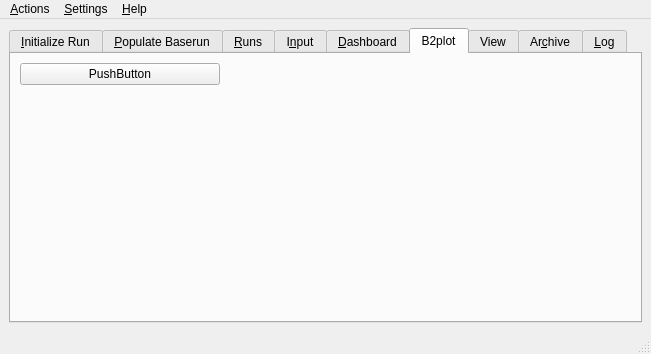
<?xml version="1.0" encoding="UTF-8"?>
<ui version="4.0">
 <author>Leon Kos</author>
 <class>MainWindow</class>
 <widget class="QMainWindow" name="MainWindow">
  <property name="enabled">
   <bool>true</bool>
  </property>
  <property name="geometry">
   <rect>
    <x>0</x>
    <y>0</y>
    <width>651</width>
    <height>354</height>
   </rect>
  </property>
  <property name="sizePolicy">
   <sizepolicy hsizetype="Expanding" vsizetype="Expanding">
    <horstretch>0</horstretch>
    <verstretch>0</verstretch>
   </sizepolicy>
  </property>
  <property name="windowTitle">
   <string>SOLPS-ITER</string>
  </property>
  <widget class="QWidget" name="centralwidget">
   <layout class="QGridLayout" name="gridLayout_8">
    <item row="0" column="1">
     <widget class="QTabWidget" name="tabWidget">
      <property name="sizePolicy">
       <sizepolicy hsizetype="Expanding" vsizetype="Expanding">
        <horstretch>0</horstretch>
        <verstretch>0</verstretch>
       </sizepolicy>
      </property>
      <property name="currentIndex">
       <number>5</number>
      </property>
      <widget class="QWidget" name="tab">
       <attribute name="title">
        <string>&amp;Initialize Run</string>
       </attribute>
       <layout class="QGridLayout" name="gridLayout_2">
        <item row="2" column="0" colspan="2">
         <widget class="QLabel" name="label_2">
          <property name="text">
           <string>Sequence name:</string>
          </property>
         </widget>
        </item>
        <item row="2" column="2">
         <widget class="QLineEdit" name="lineEditSequenceName">
          <property name="text">
           <string>test</string>
          </property>
         </widget>
        </item>
        <item row="2" column="3" rowspan="4">
         <widget class="QPlainTextEdit" name="plainTextEditScript">
          <property name="enabled">
           <bool>false</bool>
          </property>
          <property name="plainText">
           <string>for i in range(10):
   print(&quot;run_%02d&quot; % i)</string>
          </property>
         </widget>
        </item>
        <item row="5" column="0" colspan="3">
         <widget class="QLabel" name="label_4">
          <property name="text">
           <string>Sequence description</string>
          </property>
         </widget>
        </item>
        <item row="6" column="0" colspan="4">
         <widget class="QPlainTextEdit" name="plainTextEdit">
          <property name="plainText">
           <string>This defines the directory structure ${SOLPS_ROOT}/runs/test and optional one or multiple levels of parameter scan subdirectories.</string>
          </property>
         </widget>
        </item>
        <item row="0" column="0">
         <widget class="QLabel" name="label">
          <property name="text">
           <string>Device template:</string>
          </property>
         </widget>
        </item>
        <item row="0" column="3">
         <widget class="QCommandLinkButton" name="initializeRuns">
          <property name="text">
           <string>Initialize Run(s)</string>
          </property>
         </widget>
        </item>
        <item row="3" column="0">
         <widget class="QCheckBox" name="checkBoxParameterScan">
          <property name="text">
           <string>Parameter scan</string>
          </property>
         </widget>
        </item>
        <item row="3" column="2">
         <widget class="QLabel" name="label_5">
          <property name="text">
           <string>Sequence script:</string>
          </property>
         </widget>
        </item>
        <item row="0" column="1" colspan="2">
         <widget class="QComboBox" name="comboBox">
          <property name="currentText">
           <string>ITER</string>
          </property>
          <item>
           <property name="text">
            <string>ITER</string>
           </property>
          </item>
          <item>
           <property name="text">
            <string>AUG</string>
           </property>
          </item>
          <item>
           <property name="text">
            <string>JET</string>
           </property>
          </item>
          <item>
           <property name="text">
            <string>COMPASS</string>
           </property>
          </item>
          <item>
           <property name="text">
            <string>MAST-U</string>
           </property>
          </item>
         </widget>
        </item>
       </layout>
      </widget>
      <widget class="QWidget" name="tab_2">
       <attribute name="title">
        <string>&amp;Populate Baserun</string>
       </attribute>
       <layout class="QGridLayout" name="gridLayout_3">
        <item row="0" column="0">
         <widget class="QGroupBox" name="groupBox">
          <property name="title">
           <string>Step 1</string>
          </property>
          <widget class="QPushButton" name="pushButton">
           <property name="geometry">
            <rect>
             <x>10</x>
             <y>30</y>
             <width>101</width>
             <height>31</height>
            </rect>
           </property>
           <property name="text">
            <string>Run DivGeo</string>
           </property>
          </widget>
         </widget>
        </item>
        <item row="0" column="1" colspan="2">
         <widget class="QGroupBox" name="groupBox_2">
          <property name="title">
           <string>Step 2</string>
          </property>
          <widget class="QPushButton" name="pushButton_2">
           <property name="geometry">
            <rect>
             <x>70</x>
             <y>30</y>
             <width>111</width>
             <height>31</height>
            </rect>
           </property>
           <property name="text">
            <string>Create Mesh</string>
           </property>
          </widget>
          <widget class="QComboBox" name="comboBox_2">
           <property name="geometry">
            <rect>
             <x>120</x>
             <y>70</y>
             <width>72</width>
             <height>22</height>
            </rect>
           </property>
           <item>
            <property name="text">
             <string>Carre</string>
            </property>
           </item>
           <item>
            <property name="text">
             <string>Carre2</string>
            </property>
           </item>
          </widget>
          <widget class="QLabel" name="label_6">
           <property name="geometry">
            <rect>
             <x>10</x>
             <y>70</y>
             <width>101</width>
             <height>21</height>
            </rect>
           </property>
           <property name="text">
            <string>Mesh generator</string>
           </property>
          </widget>
         </widget>
        </item>
        <item row="0" column="3">
         <widget class="QGroupBox" name="groupBox_3">
          <property name="title">
           <string>Step 3</string>
          </property>
          <widget class="QPushButton" name="pushButton_3">
           <property name="geometry">
            <rect>
             <x>20</x>
             <y>30</y>
             <width>81</width>
             <height>31</height>
            </rect>
           </property>
           <property name="text">
            <string>Run UINP</string>
           </property>
          </widget>
         </widget>
        </item>
        <item row="1" column="0" rowspan="3" colspan="2">
         <widget class="QGroupBox" name="groupBox_4">
          <property name="title">
           <string>EIRENE</string>
          </property>
          <widget class="QPushButton" name="pushButton_4">
           <property name="geometry">
            <rect>
             <x>10</x>
             <y>40</y>
             <width>81</width>
             <height>22</height>
            </rect>
           </property>
           <property name="text">
            <string>Run TRIA</string>
           </property>
          </widget>
          <widget class="QPushButton" name="pushButton_5">
           <property name="geometry">
            <rect>
             <x>110</x>
             <y>40</y>
             <width>101</width>
             <height>22</height>
            </rect>
           </property>
           <property name="text">
            <string>Check Mesh</string>
           </property>
          </widget>
          <widget class="QCheckBox" name="checkBox">
           <property name="geometry">
            <rect>
             <x>50</x>
             <y>-1</y>
             <width>85</width>
             <height>16</height>
            </rect>
           </property>
           <property name="text">
            <string>Enable</string>
           </property>
          </widget>
         </widget>
        </item>
        <item row="1" column="2" colspan="2">
         <widget class="QPushButton" name="pushButton_6">
          <property name="text">
           <string>Transport coefficients</string>
          </property>
         </widget>
        </item>
        <item row="2" column="2" colspan="2">
         <widget class="QPushButton" name="pushButton_7">
          <property name="text">
           <string>Boundary Conditions</string>
          </property>
         </widget>
        </item>
        <item row="3" column="2">
         <widget class="QLabel" name="label_3">
          <property name="text">
           <string>Topology:</string>
          </property>
         </widget>
        </item>
        <item row="3" column="3">
         <widget class="QComboBox" name="comboBox_3">
          <item>
           <property name="text">
            <string>Single Null</string>
           </property>
          </item>
          <item>
           <property name="text">
            <string>Double Null</string>
           </property>
          </item>
         </widget>
        </item>
       </layout>
      </widget>
      <widget class="QWidget" name="tab_Runs">
       <attribute name="title">
        <string>&amp;Runs</string>
       </attribute>
       <layout class="QGridLayout" name="gridLayout">
        <item row="0" column="0">
         <widget class="QPushButton" name="pushButton_Import">
          <property name="enabled">
           <bool>false</bool>
          </property>
          <property name="toolTip">
           <string>Imports existing run from elsewhere (with possible conversion) and puts it under selected tree.</string>
          </property>
          <property name="text">
           <string>Import</string>
          </property>
         </widget>
        </item>
        <item row="0" column="1">
         <widget class="QPushButton" name="pushButton_Archive">
          <property name="enabled">
           <bool>false</bool>
          </property>
          <property name="toolTip">
           <string>Moves the selected tree into Archive</string>
          </property>
          <property name="text">
           <string>Archive</string>
          </property>
         </widget>
        </item>
        <item row="0" column="2">
         <widget class="QPushButton" name="pushButton_Run">
          <property name="enabled">
           <bool>false</bool>
          </property>
          <property name="toolTip">
           <string>Starts the run with the method selected in Preferences</string>
          </property>
          <property name="text">
           <string>Run</string>
          </property>
         </widget>
        </item>
        <item row="0" column="3">
         <widget class="QPushButton" name="pushButton_Stop">
          <property name="enabled">
           <bool>false</bool>
          </property>
          <property name="toolTip">
           <string>Creates b2mn.exe.dir/.quit that
should eventually stop the run.</string>
          </property>
          <property name="text">
           <string>Stop</string>
          </property>
         </widget>
        </item>
        <item row="0" column="4">
         <widget class="QPushButton" name="pushButton_Continue">
          <property name="enabled">
           <bool>false</bool>
          </property>
          <property name="toolTip">
           <string>Copies b2fstate to b2fstati
and starts the run</string>
          </property>
          <property name="text">
           <string>Continue</string>
          </property>
         </widget>
        </item>
        <item row="0" column="5">
         <widget class="QPushButton" name="pushButton_Edit">
          <property name="enabled">
           <bool>false</bool>
          </property>
          <property name="text">
           <string>Edit</string>
          </property>
         </widget>
        </item>
        <item row="1" column="0">
         <widget class="QComboBox" name="comboBoxRunFilterType"/>
        </item>
        <item row="1" column="1" colspan="2">
         <widget class="QCheckBox" name="filterCaseSensitivityCheckBox">
          <property name="text">
           <string>Case sensitive filter</string>
          </property>
         </widget>
        </item>
        <item row="1" column="3" colspan="2">
         <widget class="QLineEdit" name="lineEditRunFilter">
          <property name="text">
           <string/>
          </property>
         </widget>
        </item>
        <item row="1" column="5">
         <widget class="QPushButton" name="pushButton_Filter">
          <property name="text">
           <string>Filter</string>
          </property>
         </widget>
        </item>
        <item row="2" column="0" colspan="6">
         <widget class="QTreeView" name="treeViewRuns">
          <property name="dragEnabled">
           <bool>false</bool>
          </property>
          <property name="alternatingRowColors">
           <bool>true</bool>
          </property>
          <property name="textElideMode">
           <enum>Qt::ElideRight</enum>
          </property>
         </widget>
        </item>
       </layout>
      </widget>
      <widget class="QWidget" name="tab_Input">
       <attribute name="title">
        <string>I&amp;nput</string>
       </attribute>
       <layout class="QGridLayout" name="gridLayout_7">
        <item row="0" column="0">
         <widget class="SolpsInput" name="solpsinput"/>
        </item>
       </layout>
      </widget>
      <widget class="QWidget" name="tab_4">
       <attribute name="title">
        <string>&amp;Dashboard</string>
       </attribute>
       <layout class="QGridLayout" name="gridLayout_9">
        <item row="0" column="3" rowspan="2">
         <layout class="QGridLayout" name="gridLayout_10">
          <item row="1" column="1">
           <layout class="QHBoxLayout" name="horizontalLayout_2">
            <item>
             <widget class="SolpsPlots" name="solpsplots">
              <property name="inputMethodHints">
               <set>Qt::ImhNone</set>
              </property>
              <property name="currentIndex">
               <number>-1</number>
              </property>
              <property name="frame">
               <bool>false</bool>
              </property>
             </widget>
            </item>
            <item>
             <widget class="QPushButton" name="pushButton_9">
              <property name="maximumSize">
               <size>
                <width>100</width>
                <height>16777215</height>
               </size>
              </property>
              <property name="text">
               <string>Plot</string>
              </property>
             </widget>
            </item>
           </layout>
          </item>
          <item row="0" column="1">
           <widget class="Gnuplot" name="gnuplot">
            <property name="sizePolicy">
             <sizepolicy hsizetype="Expanding" vsizetype="Expanding">
              <horstretch>0</horstretch>
              <verstretch>0</verstretch>
             </sizepolicy>
            </property>
            <property name="runDir" stdset="0">
             <string>/home/ITER/kosl/solps-iter/runs/AUG_16151_D/run1</string>
            </property>
            <property name="solpsPlotCommand">
             <string>energy_analysis</string>
            </property>
           </widget>
          </item>
         </layout>
        </item>
        <item row="2" column="1" colspan="3">
         <widget class="QLabel" name="label_7">
          <property name="text">
           <string>Please select current run in the Runs tab.</string>
          </property>
          <property name="wordWrap">
           <bool>true</bool>
          </property>
         </widget>
        </item>
        <item row="2" column="0">
         <widget class="Director" name="director">
          <property name="toolTip">
           <string>Director for emiting selected run</string>
          </property>
          <property name="whatsThis">
           <string>This widget receives a selected run and directs    it further in various ways depending on the Check state.   </string>
          </property>
          <property name="text">
           <string>Director</string>
          </property>
          <property name="checked">
           <bool>true</bool>
          </property>
          <property name="tristate">
           <bool>false</bool>
          </property>
         </widget>
        </item>
        <item row="1" column="2">
         <widget class="QPushButton" name="pushButton_10">
          <property name="text">
           <string>Run tcsh</string>
          </property>
         </widget>
        </item>
        <item row="0" column="0" colspan="3">
         <widget class="Tcsh" name="tcsh">
          <property name="maximumSize">
           <size>
            <width>300</width>
            <height>16777215</height>
           </size>
          </property>
          <property name="font">
           <font>
            <pointsize>7</pointsize>
           </font>
          </property>
          <property name="tcshCommand">
           <string>b2fstate_OK</string>
          </property>
          <property name="solpsTop" stdset="0">
           <string/>
          </property>
         </widget>
        </item>
        <item row="1" column="0" colspan="2">
         <widget class="QLineEdit" name="lineEdit">
          <property name="maximumSize">
           <size>
            <width>202</width>
            <height>16777215</height>
           </size>
          </property>
          <property name="text">
           <string>b2fstate_OK</string>
          </property>
         </widget>
        </item>
       </layout>
      </widget>
      <widget class="QWidget" name="tab_15">
       <attribute name="title">
        <string>B2plot</string>
       </attribute>
       <layout class="QGridLayout" name="gridLayout_11">
        <item row="0" column="0">
         <widget class="QPushButton" name="pushButton_8">
          <property name="text">
           <string>PushButton</string>
          </property>
         </widget>
        </item>
        <item row="0" column="1" rowspan="2">
         <widget class="B2plot" name="b2plot">
          <property name="b2plotCommand">
           <string>echo phys a4p ti te m/ surf | b2plot</string>
          </property>
         </widget>
        </item>
        <item row="0" column="2" rowspan="2">
         <widget class="B2plot" name="b2plot_2">
          <property name="b2plotCommand">
           <string>echo comp a4p te surf | b2plot</string>
          </property>
         </widget>
        </item>
        <item row="1" column="0">
         <spacer name="verticalSpacer">
          <property name="orientation">
           <enum>Qt::Vertical</enum>
          </property>
          <property name="sizeHint" stdset="0">
           <size>
            <width>20</width>
            <height>215</height>
           </size>
          </property>
         </spacer>
        </item>
       </layout>
      </widget>
      <widget class="QWidget" name="tab_3">
       <attribute name="title">
        <string>View</string>
       </attribute>
       <layout class="QGridLayout" name="gridLayout_4">
        <item row="0" column="0">
         <widget class="SolpsInput" name="solpsview">
          <property name="currentIndex">
           <number>0</number>
          </property>
          <widget class="QWidget" name="tab_14">
           <attribute name="title">
            <string>b2mn.prt</string>
           </attribute>
          </widget>
          <widget class="QWidget" name="tab_7">
           <attribute name="title">
            <string>run.log</string>
           </attribute>
          </widget>
          <widget class="QWidget" name="tab_10">
           <attribute name="title">
            <string>run.log.gz</string>
           </attribute>
          </widget>
          <widget class="QWidget" name="tab_11">
           <attribute name="title">
            <string>b2fgmtry</string>
           </attribute>
          </widget>
          <widget class="QWidget" name="tab_8">
           <attribute name="title">
            <string>b2fstati</string>
           </attribute>
          </widget>
          <widget class="QWidget" name="tab_13">
           <attribute name="title">
            <string>b2fpardf</string>
           </attribute>
          </widget>
          <widget class="QWidget" name="tab_12">
           <attribute name="title">
            <string>b2frates</string>
           </attribute>
          </widget>
          <widget class="QWidget" name="tab_9">
           <attribute name="title">
            <string>b2fstate</string>
           </attribute>
          </widget>
         </widget>
        </item>
       </layout>
      </widget>
      <widget class="QWidget" name="tab_5">
       <attribute name="title">
        <string>Ar&amp;chive</string>
       </attribute>
       <layout class="QGridLayout" name="gridLayout_5">
        <item row="0" column="1">
         <spacer name="horizontalSpacer">
          <property name="orientation">
           <enum>Qt::Horizontal</enum>
          </property>
          <property name="sizeHint" stdset="0">
           <size>
            <width>40</width>
            <height>20</height>
           </size>
          </property>
         </spacer>
        </item>
        <item row="0" column="0">
         <widget class="QPushButton" name="pushButton_Restore">
          <property name="enabled">
           <bool>false</bool>
          </property>
          <property name="text">
           <string>Restore</string>
          </property>
         </widget>
        </item>
        <item row="1" column="0" colspan="2">
         <widget class="QTreeView" name="treeViewArchive"/>
        </item>
       </layout>
      </widget>
      <widget class="QWidget" name="tab_6">
       <attribute name="title">
        <string>&amp;Log</string>
       </attribute>
       <layout class="QGridLayout" name="gridLayout_6">
        <item row="0" column="0">
         <widget class="QPlainTextEdit" name="plainTextEdit_Log">
          <property name="enabled">
           <bool>true</bool>
          </property>
          <property name="acceptDrops">
           <bool>false</bool>
          </property>
          <property name="autoFillBackground">
           <bool>false</bool>
          </property>
          <property name="lineWrapMode">
           <enum>QPlainTextEdit::WidgetWidth</enum>
          </property>
          <property name="readOnly">
           <bool>true</bool>
          </property>
          <property name="placeholderText">
           <string notr="true"/>
          </property>
         </widget>
        </item>
       </layout>
      </widget>
     </widget>
    </item>
   </layout>
  </widget>
  <widget class="QStatusBar" name="statusbar"/>
  <widget class="QMenuBar" name="menubar">
   <property name="geometry">
    <rect>
     <x>0</x>
     <y>0</y>
     <width>651</width>
     <height>20</height>
    </rect>
   </property>
   <widget class="QMenu" name="menuFile">
    <property name="title">
     <string>&amp;Actions</string>
    </property>
    <addaction name="actionExit"/>
   </widget>
   <widget class="QMenu" name="menuSettings">
    <property name="title">
     <string>&amp;Settings</string>
    </property>
    <addaction name="actionRuns"/>
    <addaction name="actionPreferences"/>
   </widget>
   <widget class="QMenu" name="menu_Help">
    <property name="title">
     <string>&amp;Help</string>
    </property>
    <addaction name="actionAbout"/>
    <addaction name="actionAbout_Qt"/>
   </widget>
   <addaction name="menuFile"/>
   <addaction name="menuSettings"/>
   <addaction name="menu_Help"/>
  </widget>
  <action name="actionExit">
   <property name="text">
    <string>E&amp;xit</string>
   </property>
   <property name="shortcut">
    <string>Ctrl+Q</string>
   </property>
  </action>
  <action name="actionRuns">
   <property name="text">
    <string>&amp;Runs</string>
   </property>
  </action>
  <action name="actionAbout">
   <property name="text">
    <string>About</string>
   </property>
  </action>
  <action name="actionAbout_Qt">
   <property name="text">
    <string>About Qt</string>
   </property>
  </action>
  <action name="actionPreferences">
   <property name="text">
    <string>Preferences</string>
   </property>
  </action>
 </widget>
 <customwidgets>
  <customwidget>
   <class>B2plot</class>
   <extends>QLabel</extends>
   <header>b2plot</header>
  </customwidget>
  <customwidget>
   <class>Director</class>
   <extends>QCheckBox</extends>
   <header>director</header>
  </customwidget>
  <customwidget>
   <class>Gnuplot</class>
   <extends>QLabel</extends>
   <header>gnuplot</header>
  </customwidget>
  <customwidget>
   <class>SolpsInput</class>
   <extends>QTabWidget</extends>
   <header>solpsinput</header>
   <container>1</container>
  </customwidget>
  <customwidget>
   <class>SolpsPlots</class>
   <extends>QComboBox</extends>
   <header>solpsplots</header>
  </customwidget>
  <customwidget>
   <class>Tcsh</class>
   <extends>QPlainTextEdit</extends>
   <header>tcsh</header>
  </customwidget>
 </customwidgets>
 <resources/>
 <connections>
  <connection>
   <sender>actionExit</sender>
   <signal>triggered()</signal>
   <receiver>MainWindow</receiver>
   <slot>close()</slot>
   <hints>
    <hint type="sourcelabel">
     <x>-1</x>
     <y>-1</y>
    </hint>
    <hint type="destinationlabel">
     <x>299</x>
     <y>186</y>
    </hint>
   </hints>
  </connection>
  <connection>
   <sender>pushButton_10</sender>
   <signal>clicked()</signal>
   <receiver>tcsh</receiver>
   <slot>executeTcshCommand()</slot>
   <hints>
    <hint type="sourcelabel">
     <x>230</x>
     <y>262</y>
    </hint>
    <hint type="destinationlabel">
     <x>199</x>
     <y>114</y>
    </hint>
   </hints>
  </connection>
  <connection>
   <sender>lineEdit</sender>
   <signal>textChanged(QString)</signal>
   <receiver>tcsh</receiver>
   <slot>setTcshCommand(QString)</slot>
   <hints>
    <hint type="sourcelabel">
     <x>56</x>
     <y>262</y>
    </hint>
    <hint type="destinationlabel">
     <x>199</x>
     <y>114</y>
    </hint>
   </hints>
  </connection>
  <connection>
   <sender>tcsh</sender>
   <signal>solpsTopChanged(QString)</signal>
   <receiver>label_7</receiver>
   <slot>setText(QString)</slot>
   <hints>
    <hint type="sourcelabel">
     <x>199</x>
     <y>114</y>
    </hint>
    <hint type="destinationlabel">
     <x>176</x>
     <y>291</y>
    </hint>
   </hints>
  </connection>
  <connection>
   <sender>pushButton_9</sender>
   <signal>clicked()</signal>
   <receiver>gnuplot</receiver>
   <slot>executeSolpsPlotCommand()</slot>
   <hints>
    <hint type="sourcelabel">
     <x>628</x>
     <y>282</y>
    </hint>
    <hint type="destinationlabel">
     <x>493</x>
     <y>165</y>
    </hint>
   </hints>
  </connection>
  <connection>
   <sender>solpsplots</sender>
   <signal>editTextChanged(QString)</signal>
   <receiver>gnuplot</receiver>
   <slot>setSolpsPlotCommand(QString)</slot>
   <hints>
    <hint type="sourcelabel">
     <x>393</x>
     <y>281</y>
    </hint>
    <hint type="destinationlabel">
     <x>493</x>
     <y>165</y>
    </hint>
   </hints>
  </connection>
  <connection>
   <sender>solpsplots</sender>
   <signal>returnPressed()</signal>
   <receiver>gnuplot</receiver>
   <slot>executeSolpsPlotCommand()</slot>
   <hints>
    <hint type="sourcelabel">
     <x>393</x>
     <y>281</y>
    </hint>
    <hint type="destinationlabel">
     <x>493</x>
     <y>165</y>
    </hint>
   </hints>
  </connection>
  <connection>
   <sender>director</sender>
   <signal>rundir_passthrough(QString)</signal>
   <receiver>gnuplot</receiver>
   <slot>setRundir(QString)</slot>
   <hints>
    <hint type="sourcelabel">
     <x>36</x>
     <y>291</y>
    </hint>
    <hint type="destinationlabel">
     <x>493</x>
     <y>165</y>
    </hint>
   </hints>
  </connection>
  <connection>
   <sender>director</sender>
   <signal>rundir_passthrough(QString)</signal>
   <receiver>tcsh</receiver>
   <slot>setRundir(QString)</slot>
   <hints>
    <hint type="sourcelabel">
     <x>36</x>
     <y>291</y>
    </hint>
    <hint type="destinationlabel">
     <x>199</x>
     <y>114</y>
    </hint>
   </hints>
  </connection>
  <connection>
   <sender>director</sender>
   <signal>rundir_checktrigger()</signal>
   <receiver>solpsplots</receiver>
   <slot>triggerTextChanged()</slot>
   <hints>
    <hint type="sourcelabel">
     <x>36</x>
     <y>291</y>
    </hint>
    <hint type="destinationlabel">
     <x>393</x>
     <y>281</y>
    </hint>
   </hints>
  </connection>
  <connection>
   <sender>director</sender>
   <signal>rundir_passthrough(QString)</signal>
   <receiver>label_7</receiver>
   <slot>setText(QString)</slot>
   <hints>
    <hint type="sourcelabel">
     <x>36</x>
     <y>291</y>
    </hint>
    <hint type="destinationlabel">
     <x>176</x>
     <y>291</y>
    </hint>
   </hints>
  </connection>
  <connection>
   <sender>director</sender>
   <signal>rundir_passthrough(QString)</signal>
   <receiver>solpsview</receiver>
   <slot>setRundir(QString)</slot>
   <hints>
    <hint type="sourcelabel">
     <x>36</x>
     <y>291</y>
    </hint>
    <hint type="destinationlabel">
     <x>101</x>
     <y>76</y>
    </hint>
   </hints>
  </connection>
  <connection>
   <sender>tabWidget</sender>
   <signal>currentChanged(int)</signal>
   <receiver>solpsview</receiver>
   <slot>view_files(int)</slot>
   <hints>
    <hint type="sourcelabel">
     <x>409</x>
     <y>45</y>
    </hint>
    <hint type="destinationlabel">
     <x>101</x>
     <y>76</y>
    </hint>
   </hints>
  </connection>
  <connection>
   <sender>director</sender>
   <signal>rundir_passthrough(QString)</signal>
   <receiver>b2plot</receiver>
   <slot>setRundir(QString)</slot>
   <hints>
    <hint type="sourcelabel">
     <x>36</x>
     <y>291</y>
    </hint>
    <hint type="destinationlabel">
     <x>170</x>
     <y>188</y>
    </hint>
   </hints>
  </connection>
  <connection>
   <sender>director</sender>
   <signal>rundir_passthrough(QString)</signal>
   <receiver>b2plot_2</receiver>
   <slot>setRundir(QString)</slot>
   <hints>
    <hint type="sourcelabel">
     <x>36</x>
     <y>291</y>
    </hint>
    <hint type="destinationlabel">
     <x>479</x>
     <y>188</y>
    </hint>
   </hints>
  </connection>
  <connection>
   <sender>pushButton_8</sender>
   <signal>clicked()</signal>
   <receiver>b2plot</receiver>
   <slot>executeB2plotCommand()</slot>
   <hints>
    <hint type="sourcelabel">
     <x>76</x>
     <y>74</y>
    </hint>
    <hint type="destinationlabel">
     <x>191</x>
     <y>101</y>
    </hint>
   </hints>
  </connection>
  <connection>
   <sender>b2plot</sender>
   <signal>convertFinished()</signal>
   <receiver>b2plot_2</receiver>
   <slot>executeB2plotCommand()</slot>
   <hints>
    <hint type="sourcelabel">
     <x>276</x>
     <y>165</y>
    </hint>
    <hint type="destinationlabel">
     <x>399</x>
     <y>157</y>
    </hint>
   </hints>
  </connection>
 </connections>
 <designerdata>
  <property name="gridDeltaX">
   <number>10</number>
  </property>
  <property name="gridDeltaY">
   <number>10</number>
  </property>
  <property name="gridSnapX">
   <bool>true</bool>
  </property>
  <property name="gridSnapY">
   <bool>true</bool>
  </property>
  <property name="gridVisible">
   <bool>true</bool>
  </property>
 </designerdata>
</ui>
